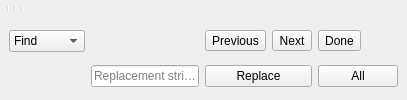
  <widget class="Dock" name="editorDock">
   <attribute name="dockWidgetArea">
    <number>1</number>
   </attribute>
   <widget class="QWidget" name="editorDockContents">
    <layout class="QVBoxLayout" name="verticalLayout">
     <property name="spacing">
      <number>0</number>
     </property>
     <property name="leftMargin">
      <number>0</number>
     </property>
     <property name="topMargin">
      <number>0</number>
     </property>
     <property name="rightMargin">
      <number>0</number>
     </property>
     <property name="bottomMargin">
      <number>0</number>
     </property>
     <item>
      <widget class="QToolBar" name="editortoolbar">
       <addaction name="fileActionNew"/>
       <addaction name="fileActionOpen"/>
       <addaction name="fileActionSave"/>
       <addaction name="separator"/>
       <addaction name="editActionUndo"/>
       <addaction name="editActionRedo"/>
       <addaction name="editActionUnindent"/>
       <addaction name="editActionIndent"/>
       <addaction name="separator"/>
       <addaction name="designActionRender"/>
       <addaction name="separator"/>
       <addaction name="designAction3DPrint"/>
      </widget>
     </item>
     <item>
      <widget class="QFrame" name="find_panel">
       <property name="enabled">
        <bool>true</bool>
       </property>
       <property name="sizePolicy">
        <sizepolicy hsizetype="Preferred" vsizetype="Minimum">
         <horstretch>0</horstretch>
         <verstretch>0</verstretch>
        </sizepolicy>
       </property>
       <property name="frameShape">
        <enum>QFrame::Shape::NoFrame</enum>
       </property>
       <property name="frameShadow">
        <enum>QFrame::Shadow::Raised</enum>
       </property>
       <property name="lineWidth">
        <number>0</number>
       </property>
       <layout class="QGridLayout" name="gridLayout">
        <property name="topMargin">
         <number>0</number>
        </property>
        <property name="bottomMargin">
         <number>0</number>
        </property>
        <property name="verticalSpacing">
         <number>0</number>
        </property>
        <item row="0" column="0">
         <widget class="QComboBox" name="findTypeComboBox">
          <item>
           <property name="text">
            <string>Find</string>
           </property>
          </item>
          <item>
           <property name="text">
            <string>Replace</string>
           </property>
          </item>
         </widget>
        </item>
        <item row="0" column="1">
         <widget class="QWordSearchField" name="findInputField">
          <property name="placeholderText" stdset="0">
           <string>Search string</string>
          </property>
         </widget>
        </item>
        <item row="1" column="1">
         <widget class="QLineEdit" name="replaceInputField">
          <property name="placeholderText">
           <string>Replacement string</string>
          </property>
         </widget>
        </item>
        <item row="1" column="2" colspan="2">
         <widget class="QPushButton" name="replaceButton">
          <property name="text">
           <string>Replace</string>
          </property>
         </widget>
        </item>
        <item row="1" column="4">
         <widget class="QPushButton" name="replaceAllButton">
          <property name="text">
           <string>All</string>
          </property>
         </widget>
        </item>
        <item row="0" column="2">
         <widget class="QToolButton" name="findPrevButton">
          <property name="text">
           <string>Previous</string>
          </property>
         </widget>
        </item>
        <item row="0" column="3">
         <widget class="QToolButton" name="findNextButton">
          <property name="text">
           <string>Next</string>
          </property>
         </widget>
        </item>
        <item row="0" column="4">
         <widget class="QToolButton" name="findDoneButton">
          <property name="text">
           <string>Done</string>
          </property>
         </widget>
        </item>
       </layout>
      </widget>
     </item>
    </layout>
   </widget>
   <addaction name="editActionRedo_2"/>
  </widget>
